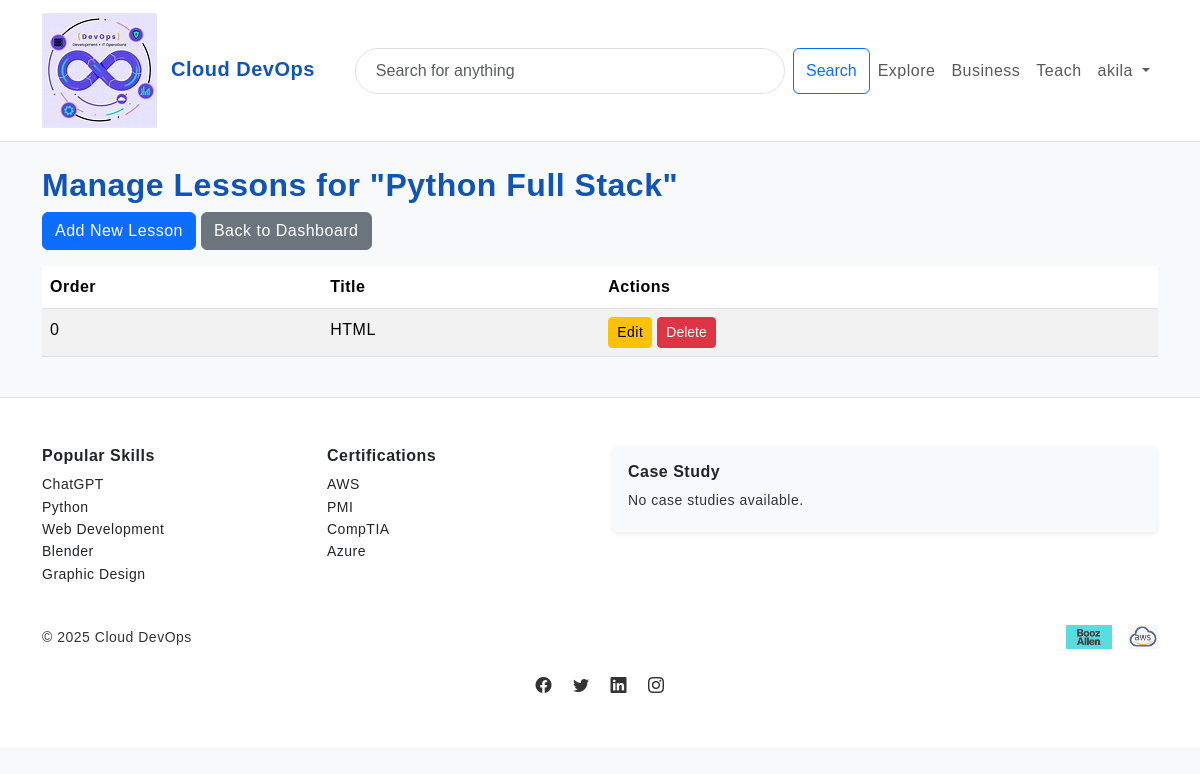
Page /instructors/course/python-full-stack/lessons/ (signed in) on the committed database.
### accounts/models.py (models this page shows, shortened)
class CustomUser(AbstractUser):
    is_instructor = models.BooleanField(default=False)
    objects = CustomUserManager()

### courses/models.py (models this page shows, shortened)
class Course(models.Model):
    CATEGORY_CHOICES = [
        ('Generative AI', 'Generative AI'),
        ('IT Certifications', 'IT Certifications'),
        ('Data Science', 'Data Science'),
        ('DevOps', 'DevOps'),
        ('Web Development', 'Web Development'),
    ]
    title = models.CharField(max_length=255)
    slug = models.SlugField(unique=True)
    description = models.TextField(blank=True)
    price = models.IntegerField(default=399)
    rating = models.FloatField(default=4.6)
    rating_count = models.IntegerField(default=1063)
    category = models.CharField(max_length=64, choices=CATEGORY_CHOICES, default='Generative AI')
    thumbnail_url = models.URLField(blank=True)
    created_at = models.DateTimeField(auto_now_add=True, null=True, blank=True)
    instructor = models.ForeignKey(
        settings.AUTH_USER_MODEL,
        on_delete=models.CASCADE,
        related_name="courses",
        null=True, blank=True   # <-- allows existing rows to stay empty
    )

class Lesson(models.Model):
    course = models.ForeignKey(Course, related_name="lessons", on_delete=models.CASCADE)
    title = models.CharField(max_length=200)
    content = models.TextField(blank=True)
    order = models.PositiveIntegerField(default=0)
    video_url = models.URLField(blank=True)
    class Meta:
        ordering = ["title"]

### instructors/views.py (the view)
# urls.py: path("course/<slug:course_slug>/lessons/", views.manage_lessons, name="manage_lessons"),
@login_required
def manage_lessons(request, course_slug):
    course = get_object_or_404(Course, slug=course_slug, instructor=request.user)
    lessons = course.lessons.all().order_by("order")
    return render(request, "instructors/manage_lessons.html", {"course": course, "lessons": lessons})

### instructors/templates/instructors/manage_lessons.html (shortened to what this page needs)
{% extends "core/base.html" %}
{% load static %}
{% block content %}
<div class="container py-4">
  <h2>Manage Lessons for "{{ course.title }}"</h2>
  <div class="mb-3">
    <a href="{% url 'instructors:add_lesson' course.slug %}" class="btn btn-primary">Add New Lesson</a>
    <a href="{% url 'instructors:dashboard' %}" class="btn btn-secondary">Back to Dashboard</a>
  </div>
  <table class="table table-striped">
    <thead>
      <tr>
        <th>Order</th>
        <th>Title</th>
        <th>Actions</th>
      </tr>
    </thead>
    <tbody>
      {% for lesson in course.lessons.all %}
        <tr>
          <td>{{ lesson.order }}</td>
          <td>{{ lesson.title }}</td>
          <td>
            <a href="{% url 'instructors:edit_lesson' lesson.id %}" class="btn btn-sm btn-warning">Edit</a>
            <form method="post" action="{% url 'instructors:delete_lesson' lesson.id %}" style="display:inline-block;">
              <button type="submit" class="btn btn-sm btn-danger" onclick="return confirm('Are you sure you want to delete this lesson?');">Delete</button>
            </form>
          </td>
        </tr>
      {% empty %}
        <tr>
          <td colspan="3" class="text-muted">No lessons added yet.</td>
        </tr>
      {% endfor %}
    </tbody>
  </table>
</div>
{% endblock %}

### core/templates/core/partials/navbar.html (shortened to what this page needs)
{% load static %}
<nav class="navbar navbar-expand-lg navbar-light bg-white border-bottom sticky-top">
  <div class="container">
    <a class="navbar-brand fw-bold text-primary" href="{% url 'core:home' %}">
      <img src="{% static 'core/img/logo.jpg' %}" alt="Cloud DevOps" height="30" class="me-2 img-fluid">
      Cloud DevOps
    </a>
    <div id="mainNav" class="collapse navbar-collapse">
      <form class="d-flex ms-lg-4 flex-grow-1" role="search">
        <input class="form-control me-2" type="search" placeholder="Search for anything" aria-label="Search">
        <button class="btn btn-outline-primary" type="submit">Search</button>
      </form>
      <ul class="navbar-nav ms-auto">
        <li class="nav-item">
          <a class="nav-link" href="{% url 'courses:catalog' %}">Explore</a>
        </li>
        <li class="nav-item">
          <a class="nav-link" href="{% url 'core:business' %}">Business</a>
        </li>
        <li class="nav-item">
          <a class="nav-link" href="{% url 'core:teach' %}">Teach</a>
        </li>
        {% if user.is_authenticated %}
          <li class="nav-item dropdown">
            <a class="nav-link dropdown-toggle" href="#" id="userMenu" role="button" data-bs-toggle="dropdown" aria-expanded="false">
              {{ user.username }}
            </a>
          </li>
        {% endif %}
      </ul>
    </div>
  </div>
</nav>

### core/static/core/css/theme.css (style rules this page uses)
:root { --deepblue-700: #0b3d91; --deepblue-600: #1154b5; --deepblue-500: #1e6bd9; --amber-500: #ffb300; --amber-600: #ff9900; --neutral-light: #f7f7f7; --neutral-dark: #333; }
.text-primary { color: var(--deepblue-600) !important; }

### core/static/core/css/udemy-clone.css (style rules this page uses)
body { font-feature-settings: "kern"; font-family: 'Arial', sans-serif; line-height: 1.6; letter-spacing: 0.5px; background-color: rgb(139, 182, 47); }
.navbar .form-control { border-radius: 999px; padding: 10px 20px; font-size: 16px; transition: all 0.3s ease; }
h1, h2, h3, h4, h5 { font-weight: 700; color: var(--deepblue-600); }
h2 { font-size: 2rem; }
.text-primary { color: var(--deepblue-600) !important; }

### rows in the picture
CustomUser: username "akila"
Course: title "Python Full Stack"
Lesson: order "0", title "HTML"

### other values in the picture
{{ now|default:2025 }} "2025"
